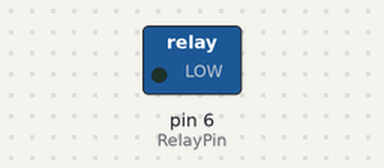
A sketch run on a simulated Arduino Uno, built with avr-gcc and run on an emulated ATmega328P. On the bench: switched loads named in the sketch (green lamp = pin HIGH).

Above: at 0.05 s.
Timing chart, 0 to 5.2 s (numbered marks = the images above):
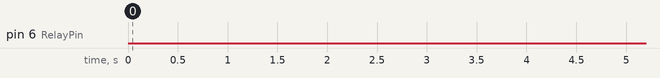

The sketch:

Relay.ino
```cpp
int RelayPin = 6;

void setup() {
  // Set RelayPin as an output pin
  pinMode(RelayPin, OUTPUT);
}

void loop() {
  // Let's turn on the relay...
  digitalWrite(RelayPin, LOW);
  delay(60000);

  // Let's turn off the relay...
  digitalWrite(RelayPin, HIGH);
  delay(30000);

  digitalWrite(RelayPin, LOW);
  delay(2000);
  digitalWrite(RelayPin, HIGH);
  delay(2000);
  digitalWrite(RelayPin, LOW);
  delay(2000);
  digitalWrite(RelayPin, HIGH);
  delay(2000);
  digitalWrite(RelayPin, LOW);
  delay(2000);

  digitalWrite(RelayPin, HIGH);
  delay(10000);
}
```

Measured:
- by itself, pin 6 (RelayPin): LOW → HIGH at 60.0 s, → LOW 30.0 s later, → HIGH 2.0 s later, → LOW 2.0 s later, … (8 changes in this stretch)
